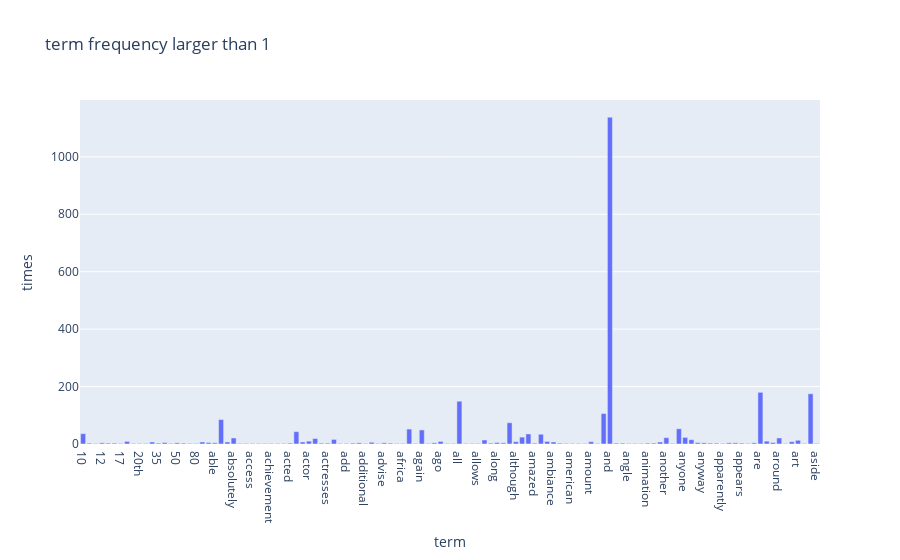

The code cell stored with this chart in its notebook:
### Markdown cell above
## Exercise 14

### Code cell
x = np.asarray(count_vect.get_feature_names_out()[:300]).reshape((300,1))
y = term_frequencies[:300].reshape((300,1))
sum =  np.hstack((x, y))
feature_names=[]
frequencies=[]
for j in range(0,sum.shape[0]):
    if sum[j,1]>1:
        feature_names.append(sum[j,0])
        frequencies.append(sum[j,1])

x = feature_names
y = frequencies
trace = go.Bar(x=x,y=y,name="times")
layout = go.Layout(title="term frequency larger than 1",xaxis={"title":"term"},
    yaxis={"title":"times"},barmode="group")

fig = go.Figure(data = [trace],layout=layout)
fig.show()

### Figure 1 — Plotly figure (JSON) as saved in the notebook; plotly's stock layout.template omitted (floating-point values rounded to 4 significant figures)
{"data": [{"name": "times", "type": "bar", "x": ["10", "100", "11", "12", "13", "15", "17", "20", "2005", "20th", "25", "30", "35", "40", "45", "50", "510", "70", "80", "90", "ability", "able", "about", "above", "absolutely", "abysmal", "accept", "access", "accidentally", "accused", "achievement", "acknowledged", "act", "acted", "acting", "action", "actor", "actors", "actress", "actresses", "actually", "adaptation", "add", "added", "addition", "additional", "adorable", "advertised", "advise", "aerial", "afraid", "africa", "after", "afternoon", "again", "against", "age", "ago", "air", "alexander", "all", "allow", "allowing", "allows", "almost", "alone", "along", "already", "also", "although", "always", "am", "amazed", "amazing", "amazon", "ambiance", "ambience", "america", "american", "americans", "among", "amount", "ample", "an", "and", "angel", "angeles", "angle", "angles", "angry", "animation", "anne", "annoying", "another", "answer", "any", "anyone", "anything", "anytime", "anyway", "apart", "appalling", "apparently", "appealing", "appearance", "appears", "appetizers", "appreciate", "are", "area", "aren", "around", "array", "arrived", "art", "artist", "as", "aside"], "y": [36, 3, 2, 4, 3, 3, 2, 9, 2, 2, 2, 7, 3, 5, 2, 4, 3, 2, 2, 7, 5, 4, 85, 7, 21, 2, 2, 2, 2, 2, 2, 2, 2, 3, 43, 7, 10, 19, 3, 3, 16, 2, 2, 3, 4, 2, 6, 2, 4, 3, 2, 2, 52, 2, 49, 2, 4, 9, 2, 2, 149, 2, 2, 2, 14, 3, 5, 4, 74, 8, 24, 35, 3, 34, 9, 7, 3, 2, 2, 2, 2, 8, 2, 106, 1138, 3, 3, 2, 2, 2, 3, 3, 7, 22, 2, 53, 23, 15, 5, 4, 3, 3, 2, 4, 4, 3, 2, 4, 180, 10, 5, 21, 2, 8, 13, 2, 175, 2]}], "layout": {"barmode": "group", "title": {"text": "term frequency larger than 1"}, "xaxis": {"title": {"text": "term"}}, "yaxis": {"title": {"text": "times"}}}}
